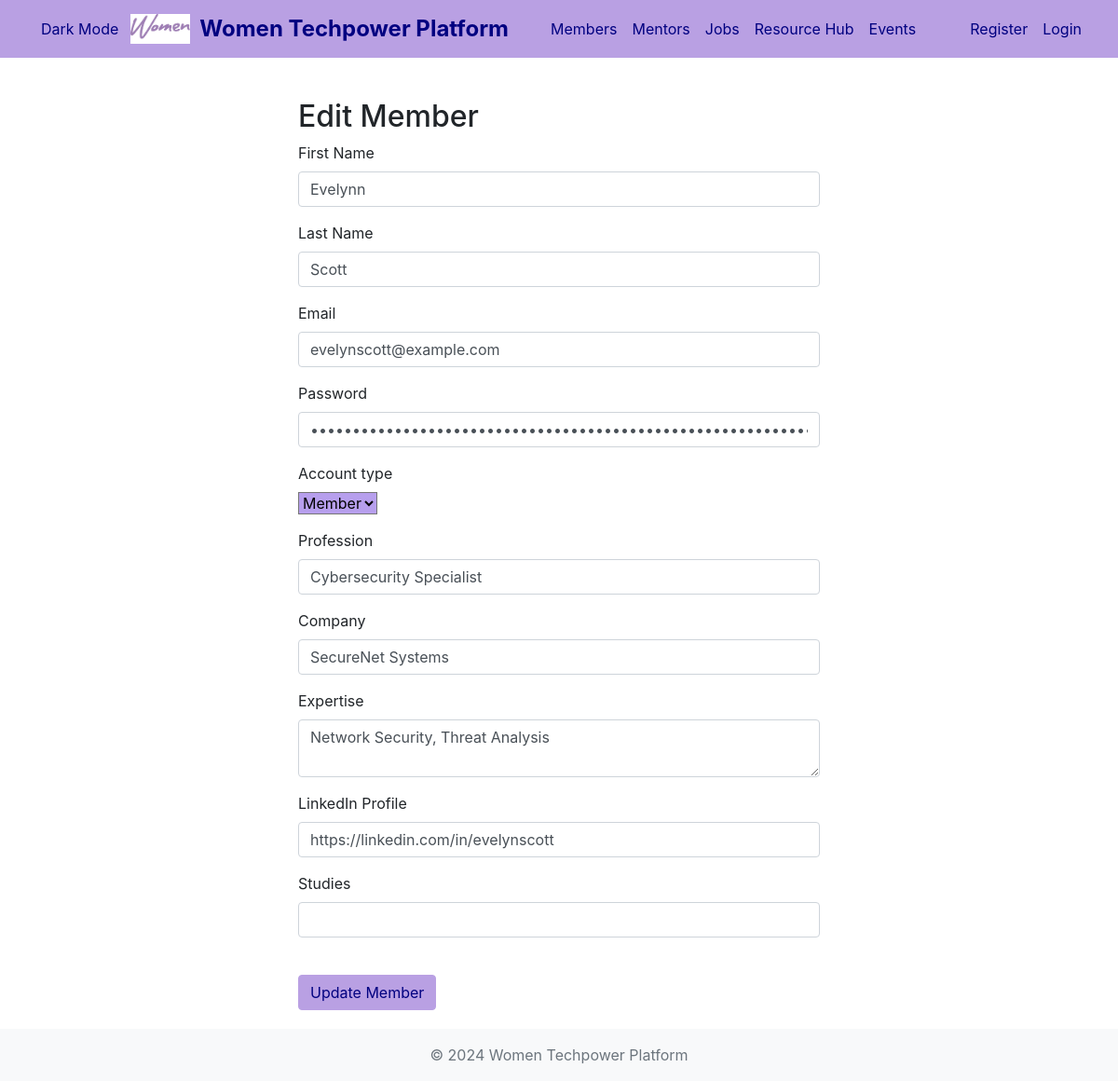
The app's page /edit_member.php?id=6 with its own data.
### tables this page shows
CREATE TABLE `members` (
  `id` int(11) NOT NULL,
  `first_name` varchar(50) NOT NULL,
  `last_name` varchar(50) NOT NULL,
  `email` varchar(100) NOT NULL,
  `pswd` varchar(255) NOT NULL,
  `profession` varchar(100) DEFAULT NULL,
  `company` varchar(100) DEFAULT NULL,
  `expertise` text DEFAULT NULL,
  `linkedin_profile` varchar(255) DEFAULT NULL,
  `status` enum('member','mentor','admin') DEFAULT 'member',
  `created_at` timestamp NOT NULL DEFAULT current_timestamp(),
  `studies` varchar(255) DEFAULT NULL
);

### edit_member.php (the view, shortened to what this page needs)
<?php
include_once "includes/header.php";
$database = new Database();
$db = $database->getConnection();
$query = "SELECT * FROM members WHERE id = ?";
$stmt = $db->prepare($query);
$stmt->execute([$_GET['id']]);
$member = $stmt->fetch(PDO::FETCH_ASSOC);
?>
<div class="form-container"><h2>Edit Member</h2>
    <form method="POST">
        <div class="form-group">
            <label>First Name</label>
            <input type="text" name="first_name" class="form-control" value="<?php echo htmlspecialchars($member['first_name']); ?>" required>
        </div>
        <div class="form-group">
            <label>Last Name</label>
            <input type="text" name="last_name" class="form-control" value="<?php echo htmlspecialchars($member['last_name']); ?>" required>
        </div>
        <div class="form-group">
            <label>Email</label>
            <input type="email" name="email" class="form-control" value="<?php echo htmlspecialchars($member['email']); ?>" required>
        </div>
        <div class="form-group">
            <label>Password</label>
            <input type="password" name="pswd" class="form-control" value="<?php echo htmlspecialchars($member['pswd']); ?>" required>
        </div>
        <div class="form-group">
            <label>Account type</label>
            <br/>
            <select name="status" class="custom-dropdown" required>
                <option value="member" <?php echo $member['status'] === 'member' ? 'selected' : ''; ?>>Member</option>
            </select>
        </div>
        <div class="form-group">
            <label>Profession</label>
            <input type="text" name="profession" class="form-control" value="<?php echo htmlspecialchars($member['profession']); ?>">
        </div>
        <div class="form-group">
            <label>Company</label>
            <input type="text" name="company" class="form-control" value="<?php echo htmlspecialchars($member['company']); ?>">
        </div>
        <div class="form-group">
            <label>Expertise</label>
            <textarea name="expertise" class="form-control"><?php echo htmlspecialchars($member['expertise']); ?> </textarea>
        </div>
        <div class="form-group">
            <label>LinkedIn Profile</label>
            <input type="url" name="linkedin_profile" class="form-control" value="<?php echo htmlspecialchars($member['linkedin_profile']); ?>">
        </div>
        <div class="form-group">
            <label>Studies</label>
            <input type="text" name="studies" class="form-control" value="<?php echo htmlspecialchars($member['studies']); ?>">
        </div>
        <br/>
        <button type="submit" class="btn btn-primary">Update Member</button>
    </form>
</div>
<?php include_once "includes/footer.php"; ?>

### css/style.css (style rules this page uses)
body { min-height: 100vh; display: flex; flex-direction: column; }
.form-container { max-width: 600px; margin: 0 auto; padding: 20px; }
.btn-primary { background-color: #b9a0e3 !important; color: #000080 !important; border-color: #b9a0e3 !important; }
.custom-dropdown { background-color: #b79fed; }

### records on screen
members: first_name "Evelynn", last_name "Scott", email "evelynscott@example.com", status "Member", profession "Cybersecurity Specialist", company "SecureNet Systems", expertise "Network Security, Threat Analysis", linkedin_profile "https://linkedin.com/in/evelynscott"
